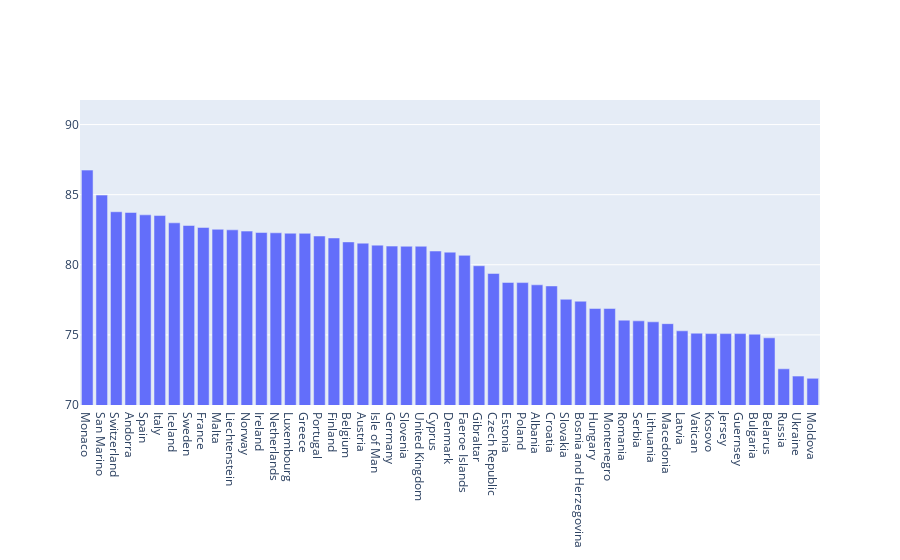

Notebook source saved alongside this figure:
### Markdown cell above
5. Постройте диаграмму отображающую среднюю продолжительность жизни в разных странах европы

### Code cell
df = df_normal[df_normal["continent"] == "Europe"][["location", "life_expectancy"]].dropna().sort_values(by="life_expectancy", ascending=False)

fig = go.Figure()
fig.add_trace(go.Bar(x=df["location"],
                     y=df["life_expectancy"]))
fig.update_layout(yaxis=dict(range=[70, df["life_expectancy"].max() + 5]))

### Figure 1 — Plotly figure (JSON) as saved in the notebook; plotly's stock layout.template omitted (floating-point values rounded to 4 significant figures)
{"data": [{"type": "bar", "x": ["Monaco", "San Marino", "Switzerland", "Andorra", "Spain", "Italy", "Iceland", "Sweden", "France", "Malta", "Liechtenstein", "Norway", "Ireland", "Netherlands", "Luxembourg", "Greece", "Portugal", "Finland", "Belgium", "Austria", "Isle of Man", "Germany", "Slovenia", "United Kingdom", "Cyprus", "Denmark", "Faeroe Islands", "Gibraltar", "Czech Republic", "Estonia", "Poland", "Albania", "Croatia", "Slovakia", "Bosnia and Herzegovina", "Hungary", "Montenegro", "Romania", "Serbia", "Lithuania", "Macedonia", "Latvia", "Vatican", "Kosovo", "Jersey", "Guernsey", "Bulgaria", "Belarus", "Russia", "Ukraine", "Moldova"], "y": [86.75, 84.97, 83.78, 83.73, 83.56, 83.51, 82.99, 82.8, 82.66, 82.53, 82.49, 82.4, 82.3, 82.28, 82.25, 82.24, 82.05, 81.91, 81.63, 81.54, 81.4, 81.33, 81.32, 81.32, 80.98, 80.9, 80.67, 79.93, 79.38, 78.74, 78.73, 78.57, 78.49, 77.54, 77.4, 76.88, 76.88, 76.05, 76, 75.93, 75.8, 75.29, 75.12, 75.09, 75.09, 75.09, 75.05, 74.79, 72.58, 72.06, 71.9]}], "layout": {"autosize": true, "xaxis": {"autorange": true, "range": [-0.5, 50.5], "type": "category"}, "yaxis": {"range": [70, 91.75], "type": "linear"}}}
